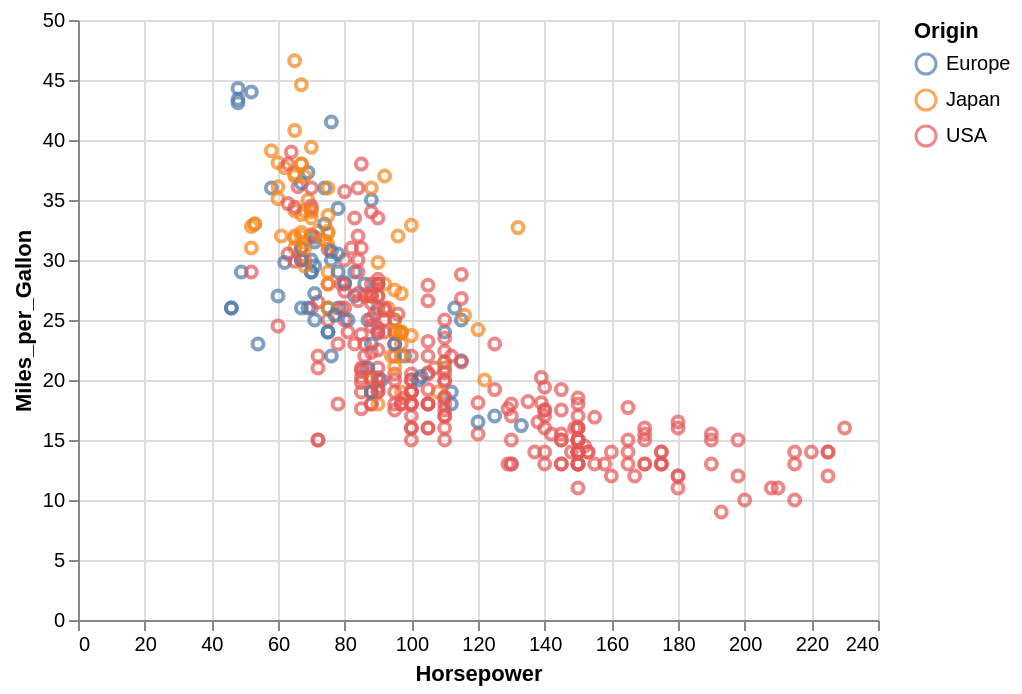

Source (Vega-Lite JSON):
### Vega-Lite specification from a JSON file in a GitHub repository (floating-point values rounded to 4 significant figures; data arrays with more than 128 entries replaced by an {"elided": "..."} marker saying what was removed)
{"$schema": "https://vega.github.io/schema/vega-lite/v2.4.3.json", "config": {"view": {"height": 300, "width": 400}}, "data": {"values": {"elided": "406 records"}}, "encoding": {"color": {"field": "Origin", "type": "nominal"}, "x": {"field": "Horsepower", "type": "quantitative"}, "y": {"field": "Miles_per_Gallon", "type": "quantitative"}}, "mark": "point"}
